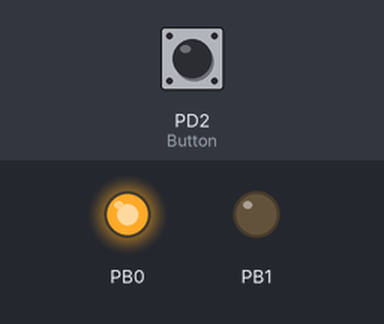
The program below on a simulated ATmega328P, built with avr-gcc and emulated at 16 MHz. Parts: output pins drawn as LEDs (lit = HIGH). Dashed ring = blinking. The inputs (shaded band) are chosen by the test bench; at power-on: PD2 (Button) HIGH.

Above: at 1.2 s.
1.3 s: PD2 (Button) pulled LOW for 1 s
At 1.42 s:
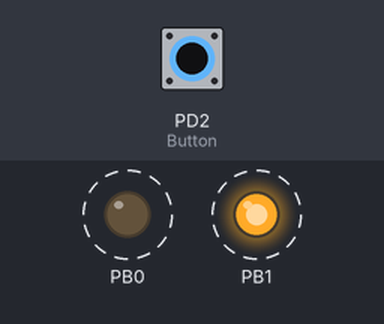
3.8 s: PD2 (Button) pulled LOW for 0.15 s
At 5.0 s:
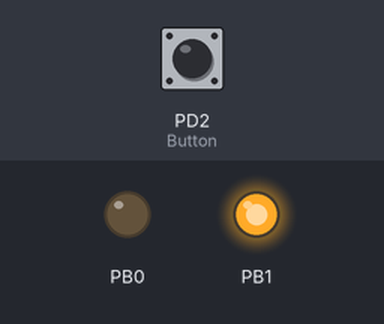
5.4 s: PD2 (Button) pulled LOW for 3.2 s
At 9.7 s:
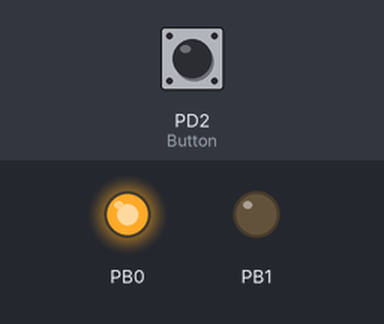
Timing chart, 0 to 11.2 s (numbered marks = the images above; inputs shaded):
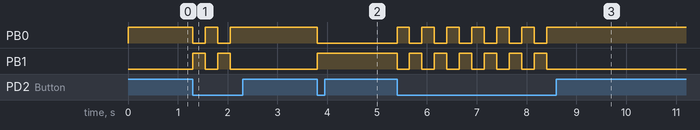

The program:

main.c
```c
/*
 * 2.Toggle_Red_Green_LED.c
 *
 * Created: 12-06-2026 13:58:16
 * Author : kiran
 */
#define F_CPU 16000000UL
#include <avr/io.h>
#include <util/delay.h>


int main(void)
{
    // Set PB0(RED) and PB1(Green) as outputs
	DDRB |= (1<<PB0) | (1<<PB1);

	// Set PD2(Button) as input and enable its internal pull-up resistor
	DDRD &=~(1<<PD2);
	PORTD |=(1<<PD2);

	// Initial state: RED ON and GREEN OFF
	PORTB |=(1<<PB0);
	PORTB &=~(1<<PB1);

    while (1)
    {
		// Wait here till the button is not pressed
		while(PIND & (1<<PD2)); // Button has been pressed

		PORTB ^=(1<<PB0) | (1<<PB1); // Toggle both pin simultaneously
		_delay_ms(250);
    }
}
```

Measured:
- after the input at 1.3 s, PB0: alternates HIGH for 0.25 s and LOW for 0.25 s, 4 changes in all, then stays HIGH, starting at once; PB1: alternates HIGH for 0.25 s and LOW for 0.25 s, 4 changes in all, then stays LOW, starting at once
- after the input at 3.8 s, PB0: HIGH → LOW at once; PB1: LOW → HIGH at once
- after the input at 5.4 s, PB0: alternates HIGH for 0.25 s and LOW for 0.25 s, 13 changes in all, then stays HIGH, starting at once; PB1: alternates HIGH for 0.25 s and LOW for 0.25 s, 13 changes in all, then stays LOW, starting at once
